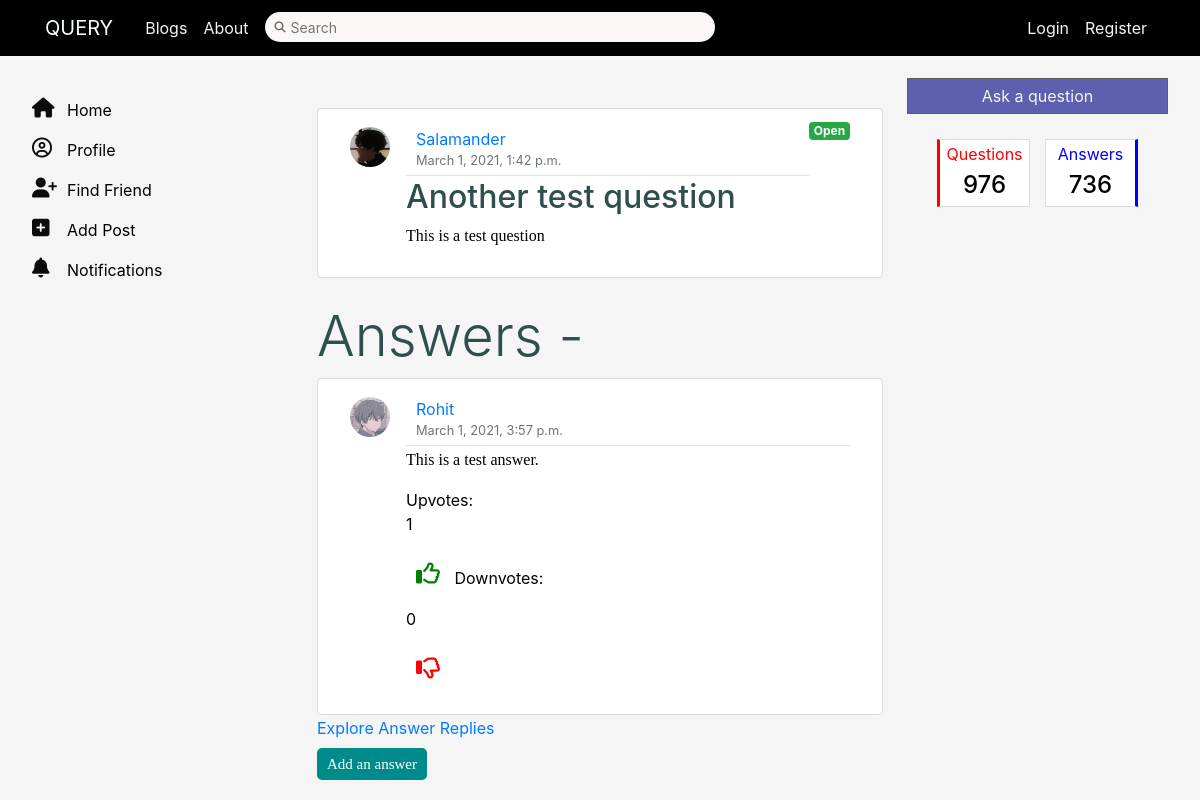
The page /Query/another-test-question/ on the database its author committed.
### quesans/models.py (models this page shows, shortened)
class Question(models.Model):
    title = models.CharField(max_length=100)
    desc = models.TextField()
    author=models.ForeignKey(User,on_delete=models.CASCADE,default=None)
    created_on = models.DateTimeField(auto_now=True)
    image = models.ImageField(null=True,blank=True,upload_to ='ques_images/')
    qupvote = models.ManyToManyField(User,related_name = 'q_upvote')
    qdownvote = models.ManyToManyField(User,related_name = 'q_downvote')
    bookmarked = models.BooleanField(default=False)
    answered = models.BooleanField(default=False)
    slug=models.SlugField()

class Answer(models.Model):
    user = models.ForeignKey(User, on_delete=models.CASCADE)
    question = models.ForeignKey(Question, on_delete=models.CASCADE)
    answer_text = models.TextField()
    date = models.DateTimeField(auto_now=True)
    is_anonymous = models.BooleanField(default=False)
    upvote = models.ManyToManyField(User,related_name = 'upvote')
    downvote = models.ManyToManyField(User,related_name = 'downvote')
    image = models.ImageField(null=True,blank=True,upload_to ='ans_images/')

### users/models.py (models this page shows, shortened)
class Profile(models.Model):
    user = models.OneToOneField(User, on_delete=models.CASCADE)
    image = models.ImageField(default='default.jpg', upload_to='profile_pics')
    bio = models.TextField(default="No Bio")
    city = models.CharField(default="Jaipur", max_length=100)
    state = models.CharField(default="Rajasthan", max_length=100)
    programme = models.CharField(default='B.Tech', max_length=15)
    branch = models.CharField(default='CSE', max_length=15)
    face = models.ImageField(blank=True, upload_to='faces')
    face_encode = encrypt(models.TextField(blank=True))
    two_factor = models.BooleanField(default=False)
    following = models.ManyToManyField(
        User, related_name='following')
    follow_request = models.ManyToManyField(
        User, related_name='requests')

### quesans/views.py (the view)
# urls.py: path('<slug:slug>/',views.QuestionAnswerView.as_view(),name='qthread'),
class QuestionAnswerView(DetailView):
    model = Question
    context_object_name = 'question'
    slug_url_kwarg = 'slug'
    def get_object(self, queryset=None):
        return Question.objects.get(slug=self.kwargs.get("slug"))
    def get_context_data(self, **kwargs):
        object = self.get_object()
        context = super().get_context_data(**kwargs)
        try:
            ulst = []
            dlst = []
            context['answers'] = Answer.objects.all().filter(question=object)
            for answer in Answer.objects.all().filter(question=object):
                if answer.upvote.filter(id=self.request.user.id).exists():
                    lst.append(answer)
                if answer.downvote.filter(id=self.request.user.id).exists():
                    dlst.append(answer)
            context['ulst'] = ulst
            context['dlst'] = dlst
            return context
        except:
            return None

### quesans/templates/quesans/question_detail.html (shortened to what this page needs)
{% extends 'quesans/base_layout.html' %}
{% block content %}
<article class="media content-section" style="margin-top:50px">
    <img class="rounded-circle article-img" src="{{question.author.profile.image.url }}" width='50' height='50' >
    <div class="media-body">
    <div class="article-metadata">
        <a class="mr-2" href="{% url 'profile-page' question.author.id %}">{{question.author}}</a>
        <small class="text-muted">{{question.created_on}}</small>
    </div>
    <h2>{{ question.title }}</h2>
    <p class="article-content">{{ question.desc }}</p>
    </div>
    {% if question.answered %}
    <span class="badge badge-danger">Closed</span>
    {% else %}
    <span class="badge badge-success">Open</span>
    {% endif %}
</article>
<br>
<h2 class="display-4">Answers -</h2>
{% for answer in answers %}
<article class="media content-section" style="margin-top:20px, margin-bottom:50px">
  <img class="rounded-circle article-img" src="{{answer.user.profile.image.url }}" width='50' height='50' >
  <div class="media-body">
    <div class="article-metadata">
      {% if answer.is_anonymous %}
      <small class="text-muted">Anonymous</small>
      {% else %}
      <a class="mr-3" href="{% url 'profile-page' answer.user.id %}">{{answer.user.username}}</a>
      {% endif %}
      <small class="text-muted">{{answer.date}}</small>
    </div>
    <p class="article-content">{{answer.answer_text}}</p>
    Upvotes: <p class="upvote-count{{ answer.id }}">{{answer.upvote.count}}</p>
    <form action="{% url 'quesans:upvote-ans' question.slug %}" method="POST" style="display: inline-block;" class="upvote-form" id="{{ answer.id }}">
        <button type="submit" class="btn mt-1 upvote-btn{{ answer.id }}" name="answer_id" value="{{ answer.id }}" style="background-color: transparent;">
        {% if answer in ulst %}
        <i class='fas fa-thumbs-up' style='font-size:24px;color:green'></i>
        {% else %}
        <i class='far fa-thumbs-up' style='font-size:24px;color:green'></i>
        {% endif %}
        </button>
    </form>
    Downvotes: <p class="downvote-count{{answer.id}}">{{answer.downvote.count}}</p>
    <form class="downvote-form" action="{% url 'quesans:downvote-ans' question.slug %}" method="POST" style="display: inline-block;" id="{{answer.id}}">
        <button type="submit" class="btn mt-1 downvote-btn{{answer.id}}" name="answer_id" value="{{ answer.id }}" style="background-color: transparent;">
        {% if answer in dlst %}
        <i class='fas fa-thumbs-down' style='font-size:24px;color:red'></i>
        {% else %}
        <i class='far fa-thumbs-down' style='font-size:24px;color:red'></i>
        {% endif %}
        </button>
    </form>
  </div>
</article>
<a href="{% url 'quesans:ans-detail' answer.pk %}">Explore Answer Replies</a>
{% endfor %}
<br>
{% if not question.answered %}
<a href="{% url 'quesans:postans' question.pk %}" class='btn btn-info' role='button'>Add an answer</a>
{% endif %}
{% endblock %}

### quesans/static/quesans/styles.css (style rules this page uses)
body { background: whitesmoke; color: black; margin-top: 3rem; }
h1,h2,h3,h4 { color:darkslategray }
.content-section { background: white; padding: 0.8rem 2rem; border: 1px solid #dddddd; border-radius: 4px; margin-top:20px; margin-bottom: 5px; }
.text-muted { color:lightseagreen; }
.article-img { border-style:hidden; height:5rem; width:5rem; margin-right:1rem; }
.article-content { white-space: pre-line; font-size:medium; font-family:'Lucida Handwriting',cursive; }
.article-metadata { padding-bottom: 5px; padding:5px 10px; margin-bottom:2px; border-bottom: 1px solid #e3e3e3; display: grid; flex-direction: row; align-items: center; }
.btn { background-color:darkcyan; border:darkgray; border-style:hidden; border-radius:5px; padding:5px 10px; padding-bottom:5px; text-decoration:none; font-size:15px; font-style:normal; font-family: 'Times New Roman', sans-serif; text-align:center; color:white; display:inline-block; margin-top:0.5rem; margin-bottom:0.8rem; }

### quesans/templates/quesans/base_layout.html (style rules this page uses)
.content-section { margin-top: 0; margin-bottom: 1px; }
.article-img { height: 2.5rem; width: 2.5rem; margin-top: 0.3rem; }

### rows shown on the page
Question: author.profile.image (picture), author "Salamander", created_on "March 1, 2021, 1:42 p.m.", title "Another test question", desc "This is a test question"
Answer: user.profile.image (picture), user.username "Rohit", date "March 1, 2021, 3:57 p.m.", answer_text "This is a test answer.", upvote.count "1", downvote.count "0"
